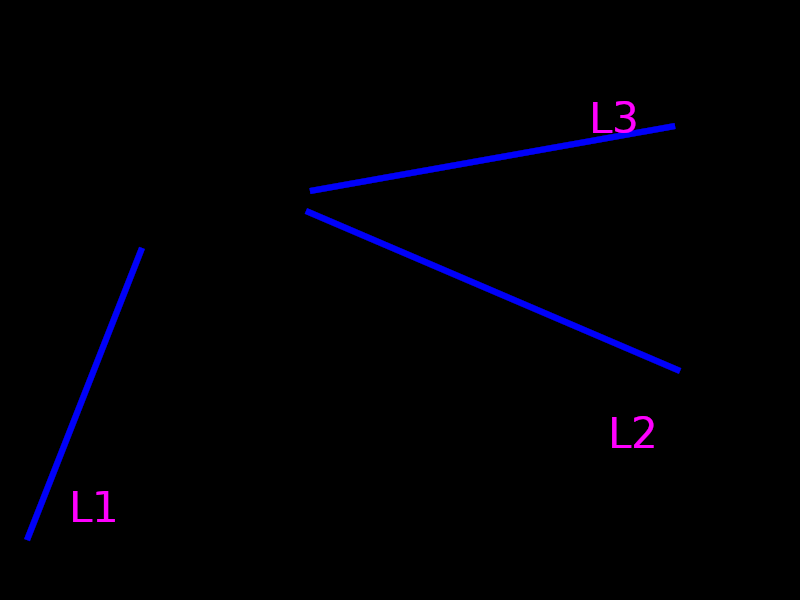
#> input picture q1/figura_q1.png, 800 x 600 px
$ python q1.py
#> lines starting #> are read from the running program, lines starting #| are printed output that depends on the picture; after the words box and inside, x2 and y2 are one past the last pixel; in counts of white or black regions, pixels touching at a corner belong together
### q1/biblioteca2.py
#!/usr/bin/python
# -*- coding: utf-8 -*-

import cv2
import numpy as np
import math

import biblioteca

def segmenta_linha_azul(bgr):
    """Não mude ou renomeie esta função
        deve receber uma imagem e segmentar as faixas brancas
    """
    hsv = cv2.cvtColor(bgr, cv2.COLOR_BGR2HSV)
    mini = (210//2, 50, 50)
    maxi = (260//2, 255, 255)
    mask = cv2.inRange(hsv, mini, maxi)
    mask = cv2.morphologyEx(mask,cv2.MORPH_OPEN, np.ones((3,3),dtype=np.uint8))
    mask = cv2.morphologyEx(mask,cv2.MORPH_CLOSE, np.ones((3,3),dtype=np.uint8))

    return mask

def estimar_linha_nas_faixas(img, mask):
    """Não mude ou renomeie esta função
        deve receber uma imagem preta e branca e retorna dois pontos que formen APENAS uma linha em cada faixa. Desenhe cada uma dessas linhas na iamgem.
         formato: [[(x1,y1),(x2,y2)], [(x1,y1),(x2,y2)]]
    """

    edges = cv2.Canny(mask,50,100)
    mask[:] = edges[:]
    lines = cv2.HoughLinesP(edges,1,math.radians(1),50,None,100,25)

    if lines is None or len(lines) < 1:
        return None


    len_L2 = 0
    len_L1 = 0
    len_L3 = 0
    x1_1, y1_1, x2_1, y2_1 = 0, 0, 0, 0
    x1_2, y1_2, x2_2, y2_2 = 0, 0, 0, 0
    x1_3, y1_3, x2_3, y2_3 = 0, 0, 0, 0

    for ((x1,y1,x2,y2),) in lines:
        m = (y2-y1)/(x2-x1)
        len2 = (y2-y1)**2 + (x2-x1)**2

        if m > 0 and len2 > len_L2:
            len_L2 = len2
            x1_2 = x1
            y1_2 = y1
            x2_2 = x2
            y2_2 = y2
        elif m < -0.86 and len2 > len_L1 :
            len_L1 = len2
            x1_1 = x1
            y1_1 = y1
            x2_1 = x2
            y2_1 = y2
        elif m < 0 and m > -0.86 and len2 > len_L3:
            len_L3 = len2
            x1_3 = x1
            y1_3 = y1
            x2_3 = x2
            y2_3 = y2

    if len_L1 > 0:
        cv2.line(img, (int(x1_1), int(y1_1)), (int(x2_1), int(y2_1)),(0,128,0),5)

    if len_L2 > 0:
        cv2.line(img, (int(x1_2), int(y1_2)), (int(x2_2), int(y2_2)),(0,128,0),5)

    if len_L3 > 0:
        cv2.line(img, (int(x1_3), int(y1_3)), (int(x2_3), int(y2_3)),(0,128,0),5)

    return [[(x1_1, y1_1),(x2_1, y2_1)],[(x1_2, y1_2),(x2_2, y2_2)],[(x1_3, y1_3),(x2_3, y2_3)]]


def calcular_equacao_das_retas(linhas):
    """Não mude ou renomeie esta função
        deve receber dois pontos que estejam em cada uma das faixas e retornar a equacao das duas retas. Onde y = h + m * x. Formato: [(m1,h1), (m2,h2)]
    """

    (linha_1, linha_2, linha_3) = linhas
    ((x1_1, y1_1),(x2_1, y2_1)) = linha_1
    ((x1_2, y1_2),(x2_2, y2_2)) = linha_2
    ((x1_3, y1_3),(x2_3, y2_3)) = linha_3

    m1 = (y2_1 - y1_1)/(x2_1 - x1_1)
    h1 = y1_1 - m1 * x1_1

    m2 = (y2_2 - y1_2)/(x2_2 - x1_2)
    h2 = y1_2 - m2 * x1_2

    m3 = (y2_3 - y1_3)/(x2_3 - x1_3)
    h3 = y1_3 - m3 * x1_3

    return [(m1,h1), (m2,h2), (m3,h3)]

def calcular_ponto_de_fuga(img, equacoes):
    """Não mude ou renomeie esta função
        deve receber duas equacoes de retas e retornar o ponto de encontro entre elas. Desenhe esse ponto na imagem.
    """

    ((m1,h1), (m2,h2), (m3,h3)) = equacoes

    xf1 = (h2-h1)/(m1-m2)
    yf1 = m1*xf1 + h1

    xf2 = (h3-h2)/(m2-m3)
    yf2 = m2*xf2 + h2

    if img is not None:
        cv2.circle(img,(int(xf1),int(yf1)),5,(0,255,0),-1)
        cv2.circle(img,(int(xf2),int(yf2)),5,(0,0,255),-1)

    return img, (xf1,yf1), (xf2,yf2)


# [6 lines that do not run on import are left out]

### q1/q1.py
import cv2
from biblioteca2 import *

def pontos_fuga(img_bgr):
    """
    Cria e retorna uma nova imagem BGR com os
    pontos de fuga desenhados.

    Entrada:
    - img_bgr: imagem original no formato BGR

    Saída:
    - resultado: imagem BGR com os pontos de fuga desenhados
    """

    resultado = img_bgr.copy()
    mask = segmenta_linha_azul(resultado)
    retas = estimar_linha_nas_faixas(resultado, mask)
    eqs = calcular_equacao_das_retas(retas)
    calcular_ponto_de_fuga(resultado,eqs)

    cv2.imshow('mask', mask)
    cv2.imshow('retas', resultado)

    return resultado


if __name__ == "__main__":
    bgr = cv2.imread('figura_q1.png')
#> bgr is the input picture: shape (600, 800, 3); mean B, G, R 4.3, 0, 0.7
    resultado = pontos_fuga(bgr)
#> in segmenta_linha_azul, `hsv = cv2.cvtColor(bgr, cv2.COLOR_BGR2HSV)`: hsv: shape (600, 800, 3); mean H, S, V 2.4, 4.9, 4.3
#> in segmenta_linha_azul, `mask = cv2.inRange(hsv, mini, maxi)`:
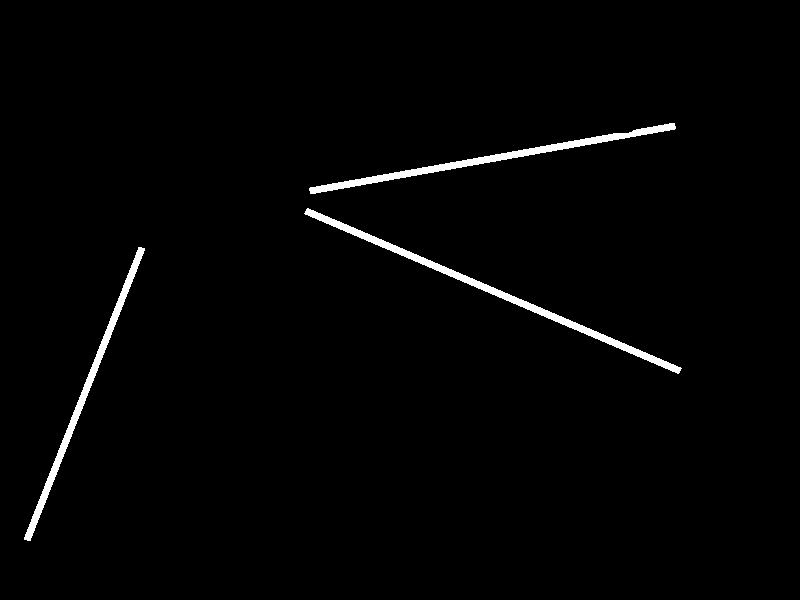
#> mask: shape (600, 800); 1.6% white; 3 white regions, box (x1, y1, x2, y2) and area: (304, 208, 682, 374) 2852, (309, 123, 676, 194) 2553, (24, 247, 145, 541) 2202
#> in segmenta_linha_azul, `mask = cv2.morphologyEx(mask,cv2.MORPH_OPEN, np.ones((3,3),dtype=np.ui..`: mask: shape (600, 800); 1.6% white; 3 white regions, box (x1, y1, x2, y2) and area: (305, 209, 681, 373) 2846, (309, 123, 676, 194) 2553, (24, 247, 145, 541) 2202
#> in estimar_linha_nas_faixas, `edges = cv2.Canny(mask,50,100)`:
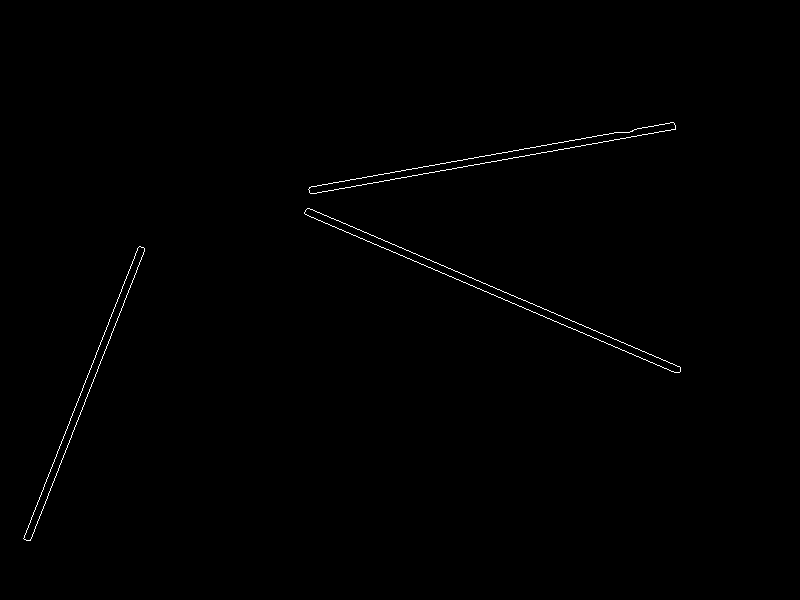
#> edges: shape (600, 800); 0.44% white in thin lines or dots, all inside (x1, y1, x2, y2) = (23, 122, 681, 541)
#> in estimar_linha_nas_faixas, `lines = cv2.HoughLinesP(edges,1,math.radians(1),50,None,100,25)`: lines = [[367, 183, 675, 128], [309, 187, 673, 122], [307, 208, 679, 366], [307, 215, 677, 372], [24, 535, 95, 357], [29, 540, 100, 363], [72, 432, 136, 272], [70, 418, 139, 246], [313, 193, 670, 130]]
#> the loop in estimar_linha_nas_faixas, `for ((x1,y1,x2,y2),) in lines:` made 9 passes
#> (x1, y1, x2, y2, m, len2, len_L3, x1_3) on passes 1 to 2: (367, 183, 675, 128, -0.179, 97889, 97889, 367), (309, 187, 673, 122, -0.179, 136721, 136721, 309)
#> (x1, y1, x2, y2, m, len2, len_L2, x1_2) on pass 3: (307, 208, 679, 366, 0.425, 163348, 163348, 307)
#> after the loop in estimar_linha_nas_faixas, `for ((x1,y1,x2,y2),) in lines:`: len_L1 = 36725; len_L2 = 163348; len_L3 = 136721; x1_1 = 24; x1_2 = 307; x1_3 = 309; x2_1 = 95; x2_2 = 679; x2_3 = 673; y1_1 = 535; y1_2 = 208; y1_3 = 187; y2_1 = 357; y2_2 = 366; y2_3 = 122
#> in estimar_linha_nas_faixas, `cv2.line(img, (int(x1_3), int(y1_3)), (int(x2_3), int(y2_3)),(0,128,0)..`:
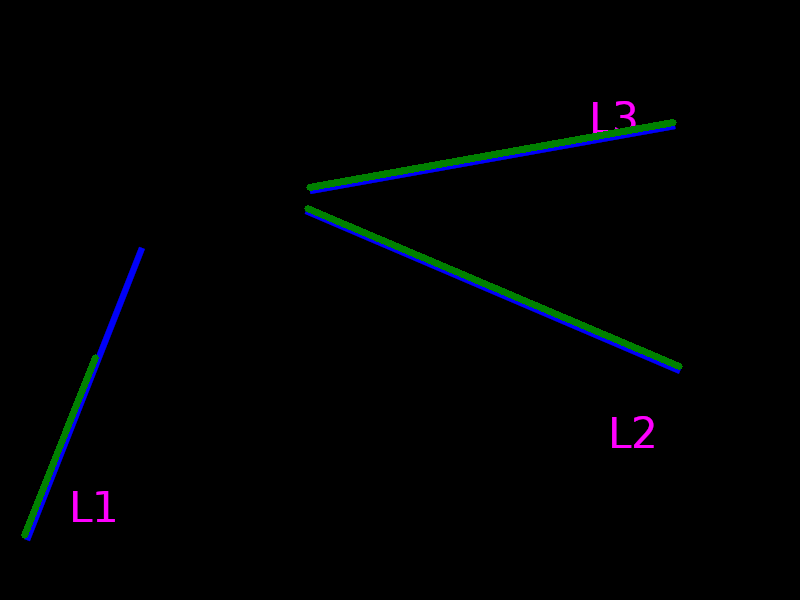
#> img: shape (600, 800, 3); mean B, G, R 2.7, 1.8, 0.6
#> in pontos_fuga, `retas = estimar_linha_nas_faixas(resultado, mask)`: retas = [[(24, 535), (95, 357)], [(307, 208), (679, 366)], [(309, 187), (673, 122)]]
#> in calcular_equacao_das_retas, `(linha_1, linha_2, linha_3) = linhas`: linha_1 = [(24, 535), (95, 357)]; linha_2 = [(307, 208), (679, 366)]; linha_3 = [(309, 187), (673, 122)]
#> in calcular_equacao_das_retas, `((x1_1, y1_1),(x2_1, y2_1)) = linha_1`: x1_1 = 24; y1_1 = 535; x2_1 = 95; y2_1 = 357
#> in calcular_equacao_das_retas, `((x1_2, y1_2),(x2_2, y2_2)) = linha_2`: x1_2 = 307; y1_2 = 208; x2_2 = 679; y2_2 = 366
#> in calcular_equacao_das_retas, `((x1_3, y1_3),(x2_3, y2_3)) = linha_3`: x1_3 = 309; y1_3 = 187; x2_3 = 673; y2_3 = 122
#> in calcular_equacao_das_retas, `m1 = (y2_1 - y1_1)/(x2_1 - x1_1)`: m1 = -2.51
#> in calcular_equacao_das_retas, `h1 = y1_1 - m1 * x1_1`: h1 = 595.2
#> in calcular_equacao_das_retas, `m2 = (y2_2 - y1_2)/(x2_2 - x1_2)`: m2 = 0.425
#> in calcular_equacao_das_retas, `h2 = y1_2 - m2 * x1_2`: h2 = 77.61
#> in calcular_equacao_das_retas, `m3 = (y2_3 - y1_3)/(x2_3 - x1_3)`: m3 = -0.179
#> in calcular_equacao_das_retas, `h3 = y1_3 - m3 * x1_3`: h3 = 242.2
#> in pontos_fuga, `eqs = calcular_equacao_das_retas(retas)`: eqs = [(-2.51, 595.2), (0.425, 77.61), (-0.179, 242.2)]
#> in calcular_ponto_de_fuga, `((m1,h1), (m2,h2), (m3,h3)) = equacoes`: m1 = -2.51; h1 = 595.2; m2 = 0.425; h2 = 77.61; m3 = -0.179; h3 = 242.2
#> in calcular_ponto_de_fuga, `xf1 = (h2-h1)/(m1-m2)`: xf1 = 176.5
#> in calcular_ponto_de_fuga, `yf1 = m1*xf1 + h1`: yf1 = 152.6
#> in calcular_ponto_de_fuga, `xf2 = (h3-h2)/(m2-m3)`: xf2 = 272.8
#> in calcular_ponto_de_fuga, `yf2 = m2*xf2 + h2`: yf2 = 193.5
#> in calcular_ponto_de_fuga, `cv2.circle(img,(int(xf1),int(yf1)),5,(0,255,0),-1)`: img: shape (600, 800, 3); 0.02% of pixels changed, all inside (x1, y1, x2, y2) = (171, 147, 182, 158)
#> in calcular_ponto_de_fuga, `cv2.circle(img,(int(xf2),int(yf2)),5,(0,0,255),-1)`: img: shape (600, 800, 3); mean B, G, R 2.7, 1.9, 0.7


    cv2.imwrite("figura_q1_resultado.png", resultado)

    cv2.imshow('Original', bgr)
    cv2.imshow('Pontos de fuga', resultado)
    cv2.waitKey()
    cv2.destroyAllWindows()
